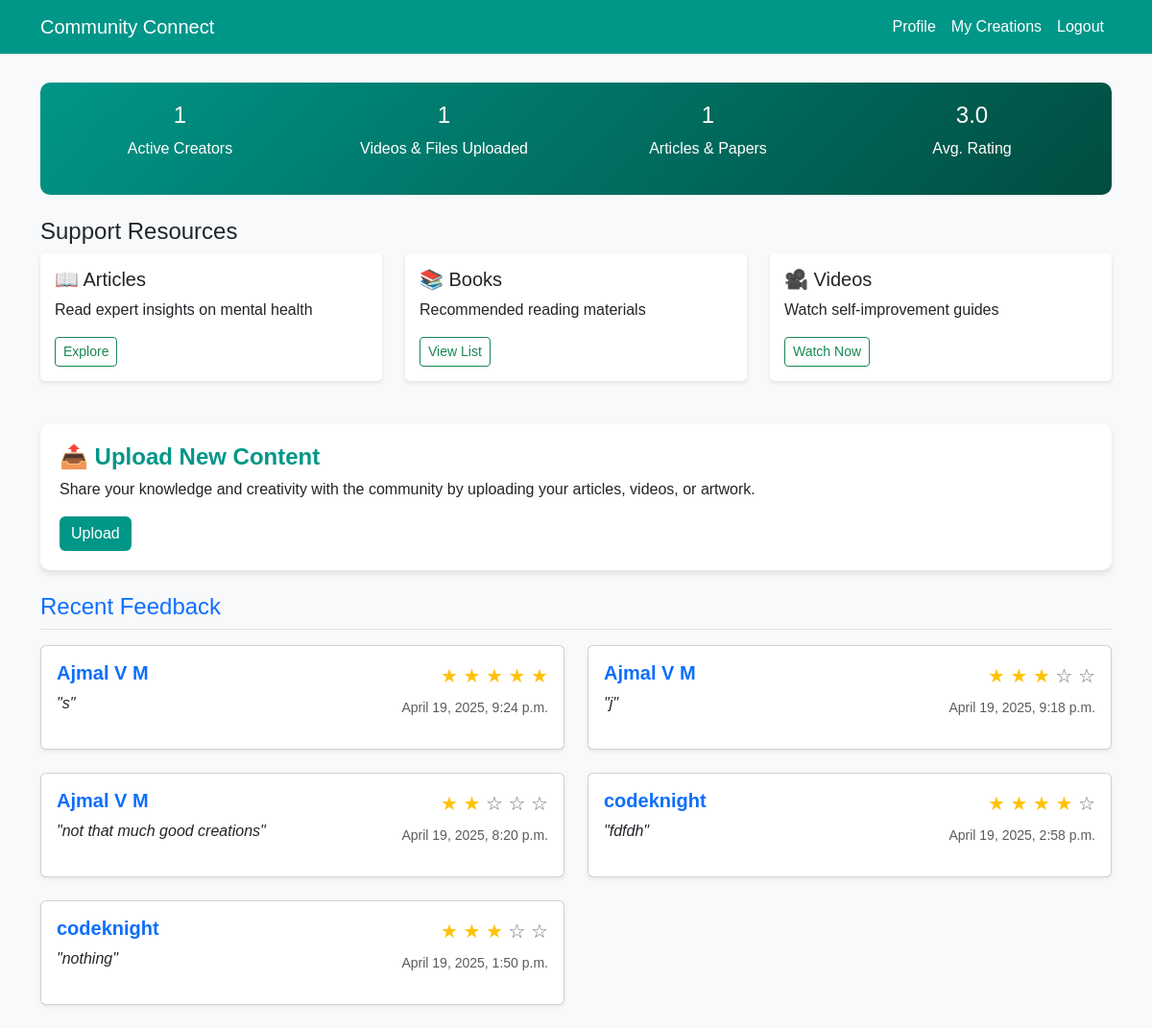
The app's page /creators/ (signed in), older data.
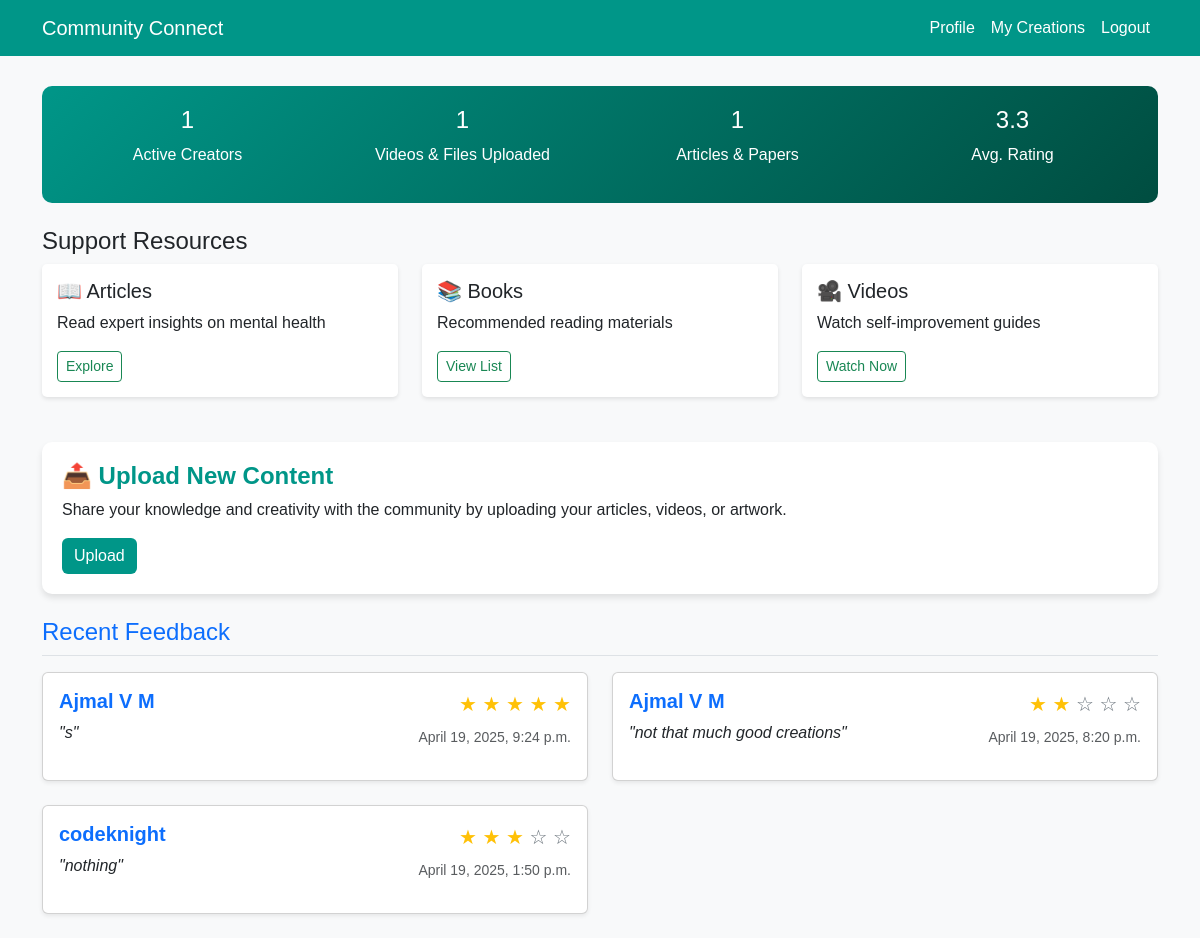
The same page, newer data.
### com/models.py (models this page shows, shortened)
class Feedback(models.Model):
    description=models.TextField(max_length=50)
    rating=models.IntegerField()
    usser=models.ForeignKey(Reg,on_delete=models.CASCADE,null=True,blank=True)
    choice=models.CharField(max_length=50,null=True,blank=True)
    created_at= models.DateTimeField(auto_now=True)

class Reg(models.Model):
    name=models.CharField(max_length=30)
    email=models.EmailField(max_length=50,unique=True)
    passw=models.CharField(max_length=50)
    contact=models.CharField(max_length=10)
    age=models.CharField(max_length=5)
    location=models.CharField(max_length=50,default='India')
    image = models.ImageField(upload_to='images/', null=True, blank=True)
    genderchoice=(
        ('male','MALE'),
        ('female','FEMALE'),
        ('others','OTHERS')
    )
    gender=models.CharField(max_length=10,choices=genderchoice,null=True,blank=True)
    bloodgroupchoice=(
        ('A+','A+'),
        ('A-','A-'),
        ('B+','B+'),
        ('B-','B-'),
        ('AB+','AB+'),
        ('AB-','AB-'),
        ('O+','O+'),
        ('O-','O-'),
    )
    bloodgroup=models.CharField(max_length=5,choices=bloodgroupchoice,null=True,blank=True)

### com/views.py (the view)
# urls.py: path('creators/', views.creators, name='creators'),
def creators(request):
    if 'email' not in request.session:
        return redirect('modlogin')
    active_creators = Mod.objects.filter(
        category='creators and sharers',
        approval_status=True
    ).count()
    video_file_count = CreativeContent.objects.filter(
        content_type__in=['video', 'file', 'other']
    ).count()
    text_based_count = CreativeContent.objects.filter(
        content_type__in=['thought', 'research', 'article']
    ).count()
    feedback = Feedback.objects.filter(choice='creators and sharers').order_by('-created_at')[:5]
    average_rating = Feedback.objects.filter(choice='creators and sharers').aggregate(Avg('rating'))['rating__avg']
    average_rating = round(average_rating, 1) if average_rating is not None else "N/A"
    return render(request, 'creators.html', {
        'active_creators': active_creators,
        'video_file_count': video_file_count,
        'text_based_count': text_based_count,
        'feedback': feedback,
        'feedbackc': average_rating
    })

### com/templates/creators.html (shortened to what the changed rows need)
{% load static %}
<!DOCTYPE html>
<html lang="en">
<head>
    <link rel="stylesheet" href="https://cdn.jsdelivr.net/npm/bootstrap@5.3.0/dist/css/bootstrap.min.css">
</head>
<body>
    <div class="container dashboard-container">
        <div class="quick-stats text-center">
            <div class="row">
                <div class="col-md-3">
                    <h4>{{ feedbackc|floatformat:1 }}</h4>
                    <p>Avg. Rating</p>
                </div>
            </div>
        </div>
<div class="row">
    {% if feedback %}
        {% for feed in feedback %}
            <div class="col-md-6 mb-4">
                <div class="card shadow-sm h-100 p-3">
                    <div class="row align-items-start">
                        <div class="col-8">
                            <h5 class="text-primary fw-bold fs-5 mb-2">{{ feed.usser.name }}</h5>
                            <p class="text-dark fst-italic fs-6">"{{ feed.description }}"</p>
                        </div>
                        <div class="col-4 text-end">
                            <div class="mb-2 fs-5">
                                {% for i in "12345" %}
                                    {% if forloop.counter <= feed.rating %}
                                        <span class="text-warning">&#9733;</span>
                                    {% else %}
                                        <span class="text-secondary">&#9734;</span>
                                    {% endif %}
                                {% endfor %}
                            </div>
                            <p class="text-muted small">{{ feed.created_at }}</p>
                        </div>
                    </div>
                </div>
            </div>
        {% endfor %}
    {% else %}
        <div class="col-12 text-center">
            <strong class="text-muted">No ratings yet</strong>
        </div>
    {% endif %}
</div>
    </div>
</body>
</html>

Row changes from the older to the newer data that the page shows:
removed Feedback: usser.name "Ajmal V M", description "j", rating 3 (drawn), created_at "April 19, 2025, 9:18 p.m."
removed Feedback: usser.name "codeknight", description "fdfdh", rating 4 (drawn), created_at "April 19, 2025, 2:58 p.m."
Text that changed along with them:
{{ feedbackc|floatformat:1 }}: "3.0" → "3.3"
